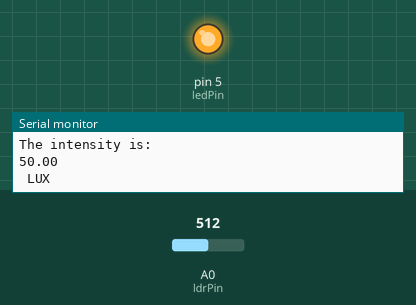
Bench run of a sketch on a simulated Arduino Uno, built with avr-gcc and run on an emulated ATmega328P. Parts: output pins drawn as LEDs (lit = HIGH), the last lines printed to the serial monitor. Inputs (shaded band) come from the test bench; at power-on: A0 (ldrPin) = 512.

Above: at 2.2 s.
2.3 s: A0 (ldrPin) set to 566
4.2 s: A0 (ldrPin) set to 595
At 4.5 s:
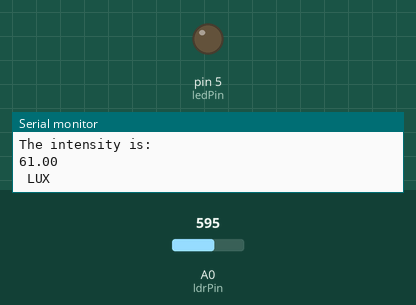
6.1 s: A0 (ldrPin) set to 511
At 7.9 s:
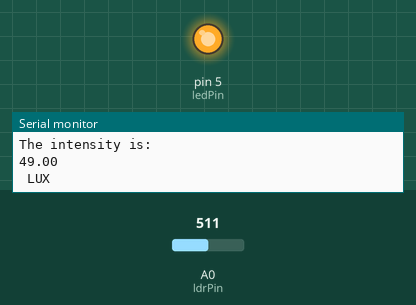
8.5 s: A0 (ldrPin) set to 716
At 10.1 s:
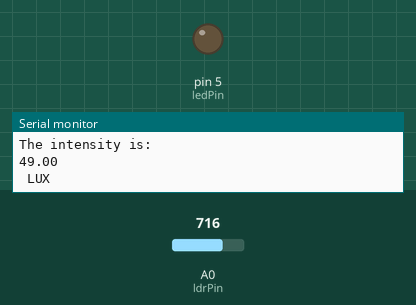
Timing chart, 0 to 11.6 s (numbered marks = the images above; inputs shaded):
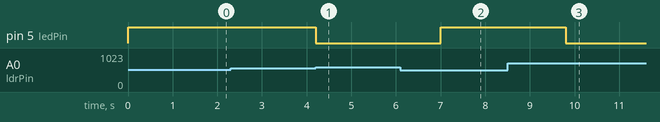

The sketch:

sketch_jul04a.ino
```cpp
const int ledPin = 5; // digital pin 5
const int ldrPin = A0; // analog pin 0

double Light (int RawADC0)
{
  double Vout=RawADC0*0.0048828125;
  int lux=500/(10*((5-Vout)/Vout));//use this equation if the LDR is in the upper part of the divider
  //int lux=(2500/Vout-500)/10;
  return lux;
}
void setup() { // The setup() function will only run once, after each powerup or reset of the Arduino board.
Serial.begin(9600);
pinMode(ledPin, OUTPUT); // Here LED is determined as an output or an indicator.
pinMode(ldrPin, INPUT); // Here LDR sensor is determined as input.
digitalWrite(ledPin, LOW);
}
void loop() { // Void loop is ran again and again and contains main code.
int ldrStatus = analogRead(ldrPin); //A functon to read the intensity reaching the ldr (it is an analog signal)
if(Light(ldrStatus)<65){
  digitalWrite(ledPin, HIGH); // sets the digital pin 5 on
  delay(550);
}
else{
  digitalWrite(ledPin, LOW); // sets the digital pin 5
  delay(550);
}
Serial.print("The intensity is: \n");
Serial.println(Light(ldrStatus));
Serial.print(" LUX \n");
delay(850);
}
```

Measured:
- the behaviour switches between 578 and 579 on A0 (ldrPin) (found by bisection; images 0 and 1)
- after the input at 4.2 s, pin 5 (ledPin): HIGH → LOW at once
- after the input at 6.1 s, pin 5 (ledPin): LOW → HIGH after 0.90 s
- after the input at 8.5 s, pin 5 (ledPin): HIGH → LOW after 1.3 s
